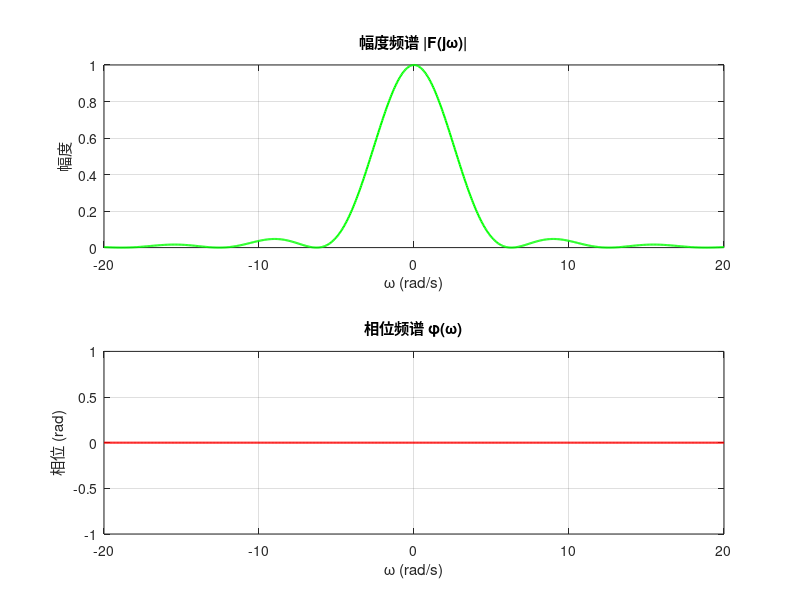

Here is the MATLAB script that generated this plot:
% 实验三 任务二：单三角脉冲的FT及其频谱
clear; clc; close all;

% 定义频率轴
w = -20:0.05:20;

% 理论计算傅里叶变换值 (引入eps避免分母为0)
Fw = (sin(w/2 + eps) ./ (w/2 + eps)).^2;

% 计算幅度和相位
F_amp = abs(Fw);
F_phase = angle(Fw);

% 绘图
figure('Name', '单三角脉冲傅里叶变换');
subplot(2, 1, 1);
plot(w, F_amp, 'g', 'LineWidth', 1.5);
title('幅度频谱 |F(j\omega)|');
xlabel('\omega (rad/s)'); ylabel('幅度');
grid on;

subplot(2, 1, 2);
plot(w, F_phase, 'r', 'LineWidth', 1.5);
title('相位频谱 \phi(\omega)');
xlabel('\omega (rad/s)'); ylabel('相位 (rad)');
ylim([-1, 1]);
grid on;
